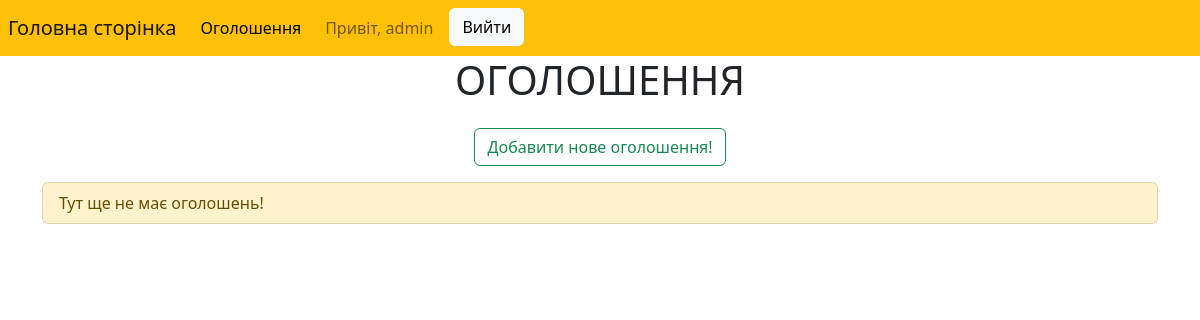
/announcement/ (signed in), run on an earlier commit of the app's database.
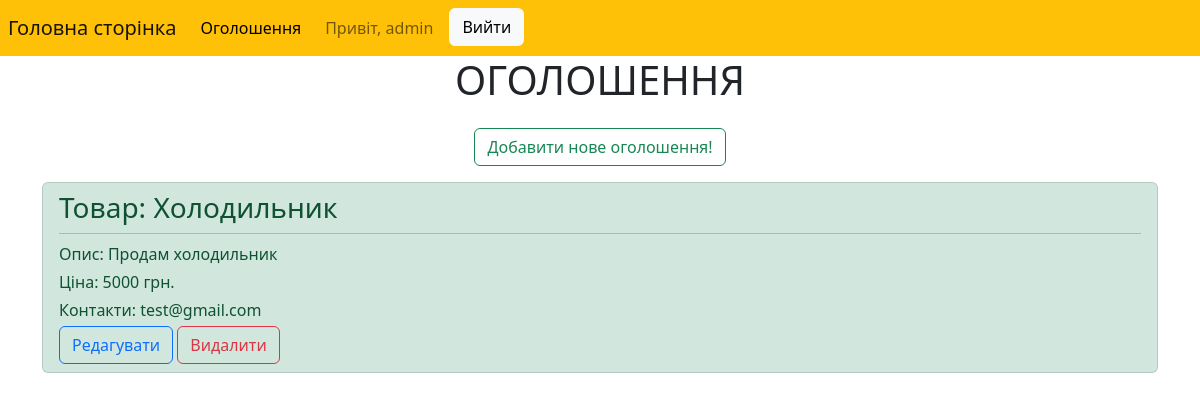
And on a later commit of the database.
### components/models.py (models this page shows, shortened)
class Announcement(models.Model):
    title = models.CharField(max_length=255)
    text = models.TextField()
    price = models.CharField(max_length=255)
    contact_email = models.EmailField()
    owner = models.ForeignKey(User, on_delete=models.CASCADE)

### components/views.py (the view)
# urls.py: path('announcement/', views.announcement, name='announcement'),
@login_required
def announcement(request):
    announcements = Announcement.objects.all()
    return render(request, 'components/announcement.html', {'announcements': announcements})

### templates/components/announcement.html
{% extends 'components/base.html' %}
{% block content %}
<div class="container">
    <h1 class="text-center mb-4">ОГОЛОШЕННЯ</h1>
    <div class="text-center">
        <a class="btn btn btn-outline-success mb-3 align-center" href="{% url 'components:new_announ' %}">Добавити нове оголошення!</a>
    </div>
    <ul class="list-group">
        {% for announcement in announcements %}
            <li class="list-group-item list-group-item-success">
                <h3 class="mb-1">Товар: {{ announcement.title }}</h3>
                <hr class="my-2">
                <p class="mb-1">Опис: {{ announcement.text }}</p>
                <p class="mb-1">Ціна: {{ announcement.price }}</p>
                <p class="mb-1">Контакти: {{ announcement.contact_email }}</p>
                <a class="btn btn btn-outline-primary" href="{% url 'components:edit_announ' announcement.id %}">Редагувати</a>
                <a class="btn btn btn-outline-danger" href="{% url 'components:delete_announ' announcement.id %}">Видалити</a>
            </li>
        {% empty %}
            <li class="list-group-item list-group-item-warning">Тут ще не має оголошень!</li>
        {% endfor %}
    </ul>
</div>
{% endblock %}

What changed in the data, as far as the page shows it:
added Announcement: title "Холодильник", text "Продам холодильник", price "5000 грн.", contact_email "test@gmail.com"
Also different on the page:
text no longer shown: "Тут ще не має оголошень!"
